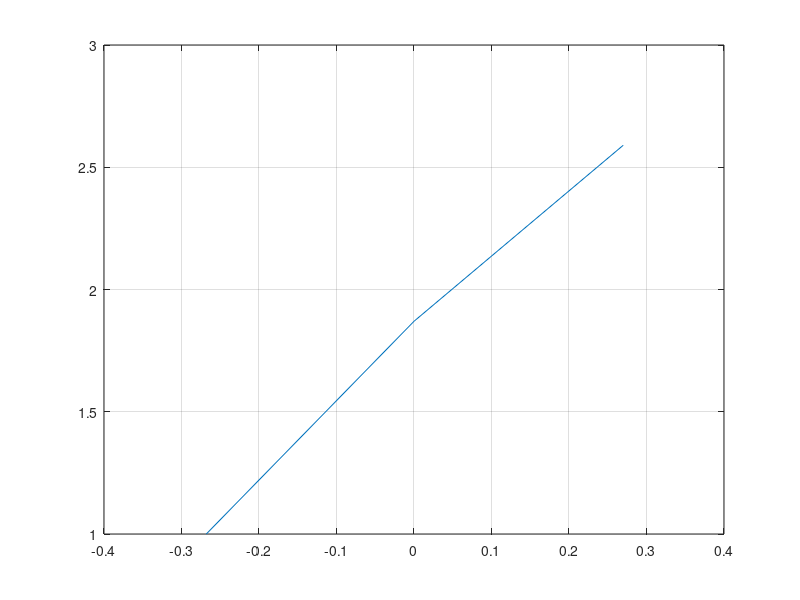

This figure's MATLAB source:
clear all; close all; clc;

ampere = [-0.268 0 0.270];
voltage = [1 1.87 2.59];
linearSens = polyfit(voltage, ampere, 1)

plot(ampere, voltage)

grid on;